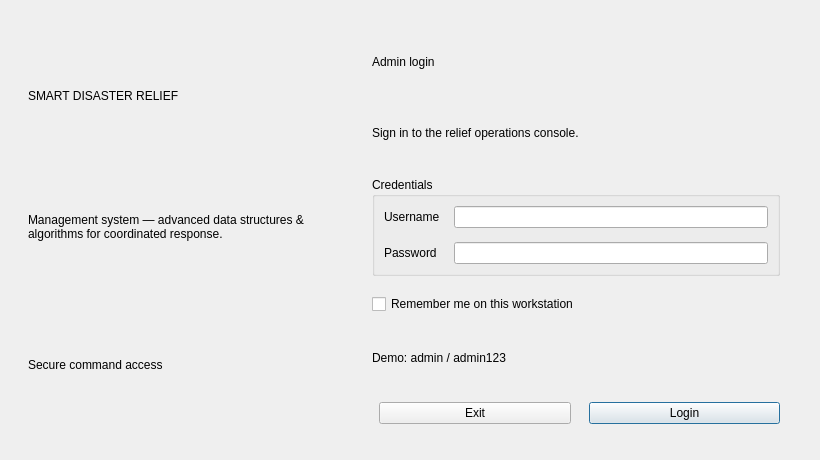
<?xml version="1.0" encoding="UTF-8"?>
<ui version="4.0">
 <class>LoginWindow</class>
 <widget class="QDialog" name="LoginWindow">
  <property name="geometry">
   <rect>
    <x>0</x>
    <y>0</y>
    <width>820</width>
    <height>460</height>
   </rect>
  </property>
  <property name="minimumSize">
   <size>
    <width>720</width>
    <height>420</height>
   </size>
  </property>
  <property name="windowTitle">
   <string>SDRMS — Secure login</string>
  </property>
  <layout class="QVBoxLayout" name="outerVertical">
   <property name="spacing">
    <number>0</number>
   </property>
   <property name="leftMargin">
    <number>0</number>
   </property>
   <property name="topMargin">
    <number>0</number>
   </property>
   <property name="rightMargin">
    <number>0</number>
   </property>
   <property name="bottomMargin">
    <number>0</number>
   </property>
   <item>
    <layout class="QHBoxLayout" name="splitLayout">
     <property name="spacing">
      <number>0</number>
     </property>
     <item>
      <widget class="QFrame" name="heroFrame">
       <property name="minimumSize">
        <size>
         <width>320</width>
         <height>0</height>
        </size>
       </property>
       <property name="frameShape">
        <enum>QFrame::NoFrame</enum>
       </property>
       <layout class="QVBoxLayout" name="heroLayout">
        <property name="spacing">
         <number>12</number>
        </property>
        <property name="leftMargin">
         <number>28</number>
        </property>
        <property name="topMargin">
         <number>36</number>
        </property>
        <property name="rightMargin">
         <number>28</number>
        </property>
        <property name="bottomMargin">
         <number>36</number>
        </property>
        <item>
         <widget class="QLabel" name="heroBrand">
          <property name="text">
           <string>SMART DISASTER RELIEF</string>
          </property>
         </widget>
        </item>
        <item>
         <widget class="QLabel" name="heroSubtitle">
          <property name="text">
           <string>Management system — advanced data structures &amp; algorithms for coordinated response.</string>
          </property>
          <property name="wordWrap">
           <bool>true</bool>
          </property>
         </widget>
        </item>
        <item>
         <spacer name="heroSpacer">
          <property name="orientation">
           <enum>Qt::Vertical</enum>
          </property>
         </spacer>
        </item>
        <item>
         <widget class="QLabel" name="heroFoot">
          <property name="text">
           <string>Secure command access</string>
          </property>
         </widget>
        </item>
       </layout>
      </widget>
     </item>
     <item>
      <widget class="QWidget" name="formPanel" native="true">
       <layout class="QVBoxLayout" name="formVertical">
        <property name="spacing">
         <number>18</number>
        </property>
        <property name="leftMargin">
         <number>40</number>
        </property>
        <property name="topMargin">
         <number>36</number>
        </property>
        <property name="rightMargin">
         <number>40</number>
        </property>
        <property name="bottomMargin">
         <number>36</number>
        </property>
        <item>
         <widget class="QLabel" name="titleLabel">
          <property name="text">
           <string>Admin login</string>
          </property>
         </widget>
        </item>
        <item>
         <widget class="QLabel" name="taglineLabel">
          <property name="text">
           <string>Sign in to the relief operations console.</string>
          </property>
         </widget>
        </item>
        <item>
         <widget class="QGroupBox" name="groupBox">
          <property name="title">
           <string>Credentials</string>
          </property>
          <layout class="QFormLayout" name="formLayout">
           <property name="horizontalSpacing">
            <number>14</number>
           </property>
           <property name="verticalSpacing">
            <number>14</number>
           </property>
           <item row="0" column="0">
            <widget class="QLabel" name="labelUser">
             <property name="text">
              <string>Username</string>
             </property>
            </widget>
           </item>
           <item row="0" column="1">
            <widget class="QLineEdit" name="lineUser"/>
           </item>
           <item row="1" column="0">
            <widget class="QLabel" name="labelPass">
             <property name="text">
              <string>Password</string>
             </property>
            </widget>
           </item>
           <item row="1" column="1">
            <widget class="QLineEdit" name="linePass">
             <property name="echoMode">
              <enum>QLineEdit::Password</enum>
             </property>
            </widget>
           </item>
          </layout>
         </widget>
        </item>
        <item>
         <widget class="QCheckBox" name="chkRemember">
          <property name="text">
           <string>Remember me on this workstation</string>
          </property>
         </widget>
        </item>
        <item>
         <widget class="QLabel" name="hintLabel">
          <property name="text">
           <string>Demo: admin / admin123</string>
          </property>
         </widget>
        </item>
        <item>
         <layout class="QHBoxLayout" name="horizontalLayout">
          <item>
           <spacer name="horizontalSpacer">
            <property name="orientation">
             <enum>Qt::Horizontal</enum>
            </property>
           </spacer>
          </item>
          <item>
           <widget class="QPushButton" name="btnQuit">
            <property name="text">
             <string>Exit</string>
            </property>
           </widget>
          </item>
          <item>
           <widget class="QPushButton" name="btnLogin">
            <property name="text">
             <string>Login</string>
            </property>
            <property name="default">
             <bool>true</bool>
            </property>
           </widget>
          </item>
         </layout>
        </item>
       </layout>
      </widget>
     </item>
    </layout>
   </item>
  </layout>
 </widget>
 <resources/>
 <connections/>
</ui>
